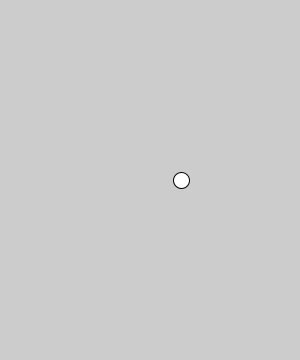
Frame 1 (no input)
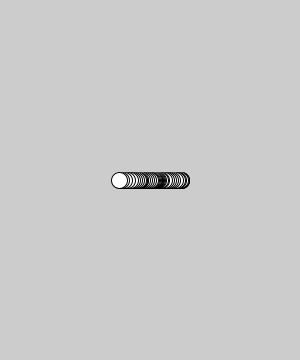
Frame 60 (the mouse pressed at the canvas centre just before this capture)
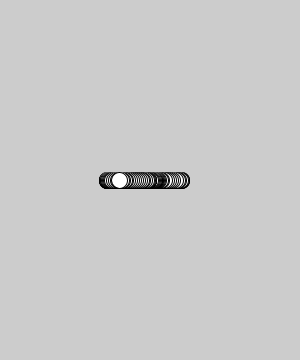
Frame 120 (the mouse held since frame 60 and released just before this capture)

The Processing sketch that drew these frames (run headless with seeded random() and noise(); from frame 60 on, the mouse is pressed at the canvas centre):

// Processing sketch: sketch_150112b
// ── sketch_150112b.pde
float t = 0;

void setup(){
  size(300,360);
}

void draw(){
  float n = noise(t);
  float x = map(n, 0, 1, 0, width);
  ellipse(x, 180, 16, 16);
  
  // println(n);
  t += 0.01;
}
